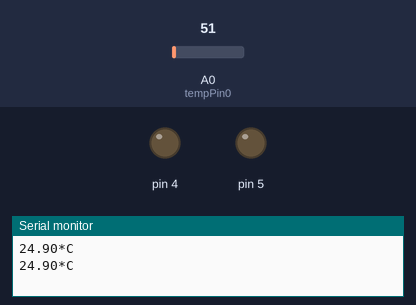
A sketch run on a simulated Arduino Uno, built with avr-gcc and run on an emulated ATmega328P. On the bench: output pins drawn as LEDs (lit = HIGH), the last lines printed to the serial monitor. The test bench sets the inputs (shaded band); at power-on: A0 (tempPin0) = 51.

Above: at 1.8 s.
1.9 s: A0 (tempPin0) set to 61
At 3.0 s:
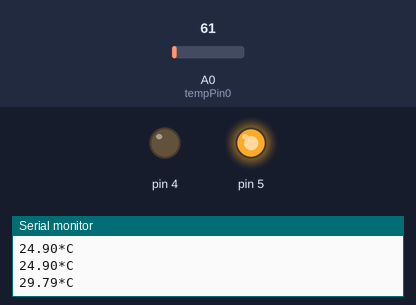
3.5 s: A0 (tempPin0) set to 94
5.2 s: A0 (tempPin0) set to 110
At 7.2 s:
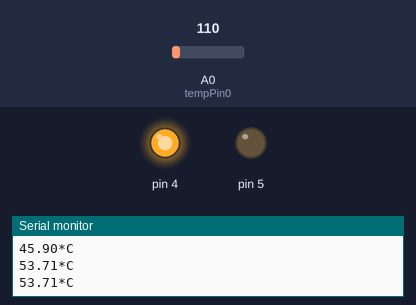
7.5 s: A0 (tempPin0) set to 86
At 8.9 s:
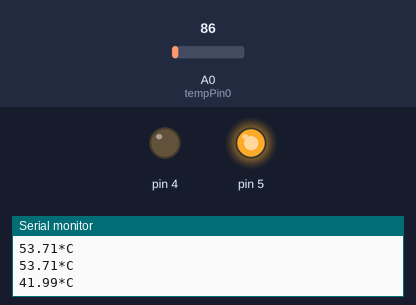
9.5 s: A0 (tempPin0) set to 112
At 10.4 s:
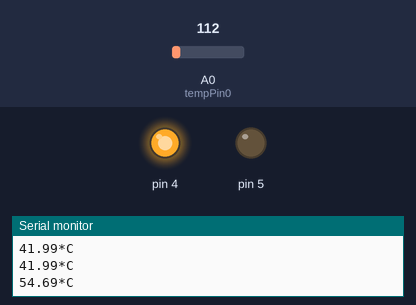
Timing chart, 0 to 12.5 s (numbered marks = the images above; inputs shaded):
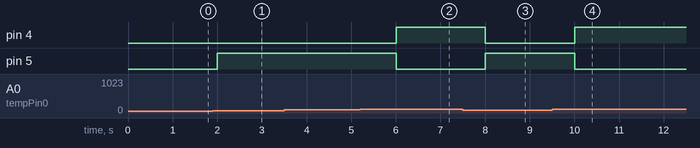

The sketch:

techno_firealarm.ino
```cpp
float temp0;
int tempPin0 = A0;
int i,count=0,count1=0;
void setup()
{

Serial.begin(9600);
pinMode(5, OUTPUT);
pinMode(4, OUTPUT);

}

void loop()

{
temp0 = analogRead(tempPin0);
temp0 = temp0 * 0.48828125;
Serial.print(temp0);
Serial.println("*C");

if(temp0>28 && temp0<50)
{
digitalWrite(5,1);
digitalWrite(4,0);
}
else if(temp0>=50)
{
digitalWrite(4,1);
digitalWrite(5,0);
}
else
{
  digitalWrite(5,0);
digitalWrite(4,0);
}
delay(1000);
}
```

Measured:
- the behaviour switches between 57 and 58 on A0 (tempPin0) (found by bisection; images 0 and 1)
- the behaviour switches between 102 and 103 on A0 (tempPin0) (found by bisection; images 1 and 2)
- after the input at 1.9 s, pin 5: LOW → HIGH after 0.10 s
- after the input at 5.2 s, pin 4: LOW → HIGH after 0.80 s; pin 5: HIGH → LOW after 0.80 s
- after the input at 7.5 s, pin 4: HIGH → LOW after 0.51 s; pin 5: LOW → HIGH after 0.51 s
- after the input at 9.5 s, pin 4: LOW → HIGH after 0.51 s; pin 5: HIGH → LOW after 0.51 s
